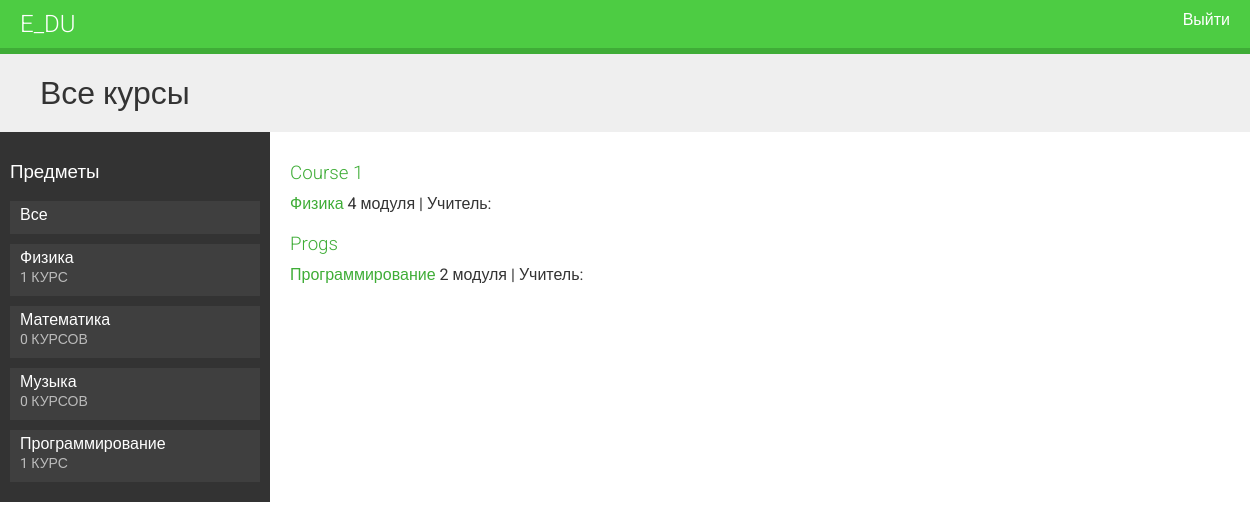
The app's page / (signed in) with its own data.
### courses/models.py (models this page shows, shortened)
class Subject(models.Model):
    title = models.CharField(max_length=200)
    slug = models.SlugField(max_length=200, unique=True)
    class Meta:
        ordering = [
            'title',
        ]
    def __str__(self):
        return self.title

class Course(models.Model):
    owner = models.ForeignKey(
        User, related_name='courses_created', on_delete=models.CASCADE)
    subject = models.ForeignKey(
        Subject, related_name='courses', on_delete=models.CASCADE)
    title = models.CharField(max_length=200)
    slug = models.SlugField(max_length=200, unique=True)
    overview = models.TextField()
    created = models.DateTimeField(auto_now_add=True)
    class Meta:
        ordering = [
            '-created',
        ]

### courses/views.py (the view)
# urls.py: path('', CourseListView.as_view(), name='course_list'),
class CourseListView(TemplateResponseMixin, View):
    model = Course
    template_name = 'courses/course/list.html'
    def get(self, request, subject=None):
        subjects = Subject.objects.annotate(total_courses=Count('courses'))
        courses = Course.objects.annotate(total_modules=Count('modules'))
        if subject:
            subject = get_object_or_404(Subject, slug=subject)
            courses = courses.filter(subject=subject)
        return self.render_to_response({'subjects': subjects, 'subject': subject, 'courses': courses})

### courses/templatetags/course.py (called while the page is built)
@register.filter
def ru_plural(value, variants):
    variants = variants.split(',')
    value = abs(int(value))
    if value % 10 == 1 and value % 100 != 11:
        variant = 0
    elif value % 10 >= 2 and value % 10 <= 4 and (value % 100 < 10 or value % 100 >= 20):
        variant = 1
    else:
        variant = 2
    return variants[variant]

### courses/templates/courses/course/list.html (shortened to what this page needs)
{% extends 'base.html' %}
{% load course %}
{% block content %}
    <h1>
    {% if subject %}
        {{ subject.title }}
    {% else %}
        Все курсы
    {% endif %}
    </h1>
    <div class="contents">
        <h3>Предметы</h3>
        <ul id="modules">
            <li {% if not subject %}class="selected"{% endif %}>
                <a href="{% url 'course_list' %}">Все</a>
            </li>
            {% for s in subjects %}
                <li {% if not subject %}class="selected"{% endif %}>
                    <a href="{% url 'course_list_subject' s.slug %}">
                        {{ s.title }}
                        <br>
                        <span>
                            {{ s.total_courses }} {{ s.total_courses|ru_plural:"курс,курса,курсов" }}
                        </span>
                    </a>
                </li>
            {% endfor %}
        </ul>
    </div>
    <div class="module">
        {% for course in courses %}
            {% with subject=course.subject %}
                <h3>
                    <a href="{% url 'course_detail' course.slug %}">
                        {{ course.title }}
                    </a>
                </h3>
                <p>
                    <a href="{% url 'course_list_subject' subject.slug %}">
                        {{ subject }}
                    </a>
                    {{ course.total_modules }} {{ course.total_modules|ru_plural:"модуль,модуля,модулей" }} |
                    Учитель: {{ course.owner.get_full_name }}
                </p>
            {% endwith %}
        {% endfor %}
    </div>
{% endblock  %}

### courses/static/css/base.css (style rules this page uses)
body { margin:0; font-family:'Roboto', sans-serif; font-weight:400; color:#333; }
a { color:#3fad37; text-decoration:none; }
ul { float:left; }
h1, h2, h3, h4, h5, h6 { font-family:'Roboto', sans-serif; font-weight:300; }
h1 { background:#efefef; width:100%; overflow:auto; padding:20px 0 20px 40px; margin:0; }
.module { padding:10px 20px; float:left; width:600px; }
.module h3 { margin:20px 0 0; padding:0; width:100%; }
.module p { margin:10px 0 20px; width:100%; float:left; }
.contents { width:20%; padding:10px; float:left; background:#333; color: #fff; font-family:'Roboto', sans-serif; }
.contents ul { list-style:none; margin:0; padding:0; width:100%; }
.contents ul li { margin:0 0 10px 0; padding:4px 10px 10px; overflow:auto; cursor:move; }
.contents ul li.selected { background:#3f3f3f; }
.contents ul span { text-transform:uppercase; color:#bbb; font-size:14px; }
.contents ul a { display:block; color:#fff; text-decoration:none; }

### records on screen
Subject: title "Физика", total_courses "1", total_courses|ru_plural "КУРС"
Subject: title "Математика", total_courses "0", total_courses|ru_plural "КУРСОВ"
Subject: title "Музыка", total_courses "0", total_courses|ru_plural "КУРСОВ"
Subject: title "Программирование", total_courses "1", total_courses|ru_plural "КУРС"
Course: title "Course 1", subject "Физика", total_modules "4", total_modules|ru_plural "модуля"
Course: title "Progs", subject "Программирование", total_modules "2", total_modules|ru_plural "модуля"
